Frame 1 (no input): blank canvas, image omitted
Frame 60 (the mouse pressed at the canvas centre just before this capture): blank canvas, image omitted
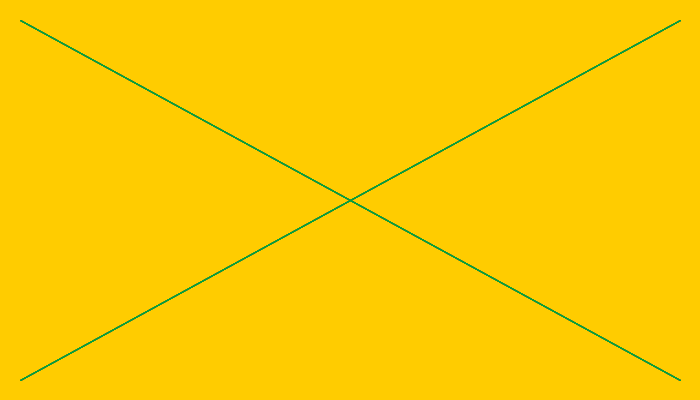
Frame 120 (the mouse held since frame 60 and released just before this capture)

The Processing sketch whose frames 1 and 60 were blank and that drew this single picture after the mouse press (run headless with seeded random() and noise(); from frame 60 on, the mouse is pressed at the canvas centre):

// Processing sketch: processing_36275
// ── processing_36275.pde

  private int value = 0;
  int i = 204;;;;
    int j = 102;;
    int k=0;

  public void setup(){
    size(700,400);
    smooth ();
    background(255,204,0);
  }
  
  
  public void draw() {
    frameRate(30);
    if(i==255)
    i=0;
    if(j==255)
    j=0;
    if(k==255)
    k=0;
    if(mousePressed==true){
      line(20, 20, mouseX, mouseY);
      line(20, 380, mouseX, mouseY);
      line(680, 20, mouseX, mouseY);
      line(680, 380, mouseX, mouseY);
      stroke(i, j, k);
      j++;i++;k++;
    }
 
  }
  
  
  public void mousePressed() {

  }
  
